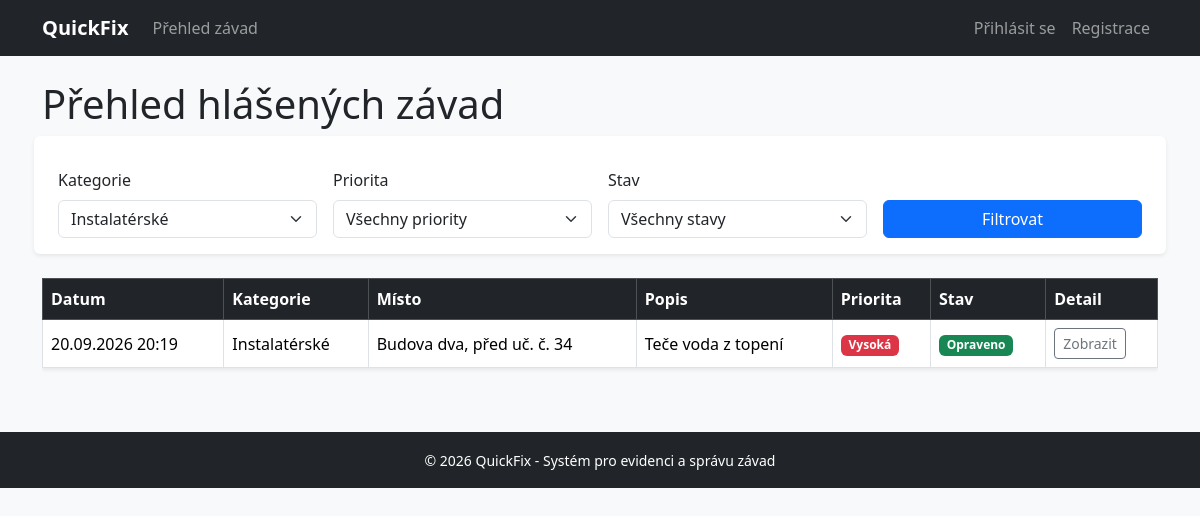
Screenshot of /index.php?kategorie=2 with the database file from the repository.
### tables this page shows
CREATE TABLE `zavady` (
  `id` int(11) NOT NULL,
  `uzivatel_id` int(11) NOT NULL,
  `kategorie_id` int(11) NOT NULL,
  `popis` text NOT NULL,
  `misto` varchar(255) NOT NULL,
  `priorita` enum('Nízká','Střední','Vysoká') DEFAULT 'Střední',
  `stav` enum('Nahlášeno','V řešení','Opraveno') DEFAULT 'Nahlášeno',
  `fotografie` varchar(255) DEFAULT NULL,
  `poznamka_technika` text DEFAULT NULL,
  `vytvoreno` timestamp NOT NULL DEFAULT current_timestamp()
);

CREATE TABLE `kategorie` (
  `id` int(11) NOT NULL,
  `nazev` varchar(100) NOT NULL
);

### index.php (the view, shortened to what this page needs)
<?php
require_once 'includes/db.php';
require_once 'includes/header.php';
$kategorie = $pdo->query("SELECT * FROM kategorie")->fetchAll();
$sql = "SELECT z.*, k.nazev AS kategorie_nazev, u.jmeno AS autor
        FROM zavady z
        JOIN kategorie k ON z.kategorie_id = k.id
        JOIN uzivatele u ON z.uzivatel_id = u.id
        WHERE 1=1";
$params = [];
if (!empty($_GET['kategorie'])) {
    $sql .= " AND z.kategorie_id = ?";
    $params[] = $_GET['kategorie'];
}
$sql .= " ORDER BY z.vytvoreno DESC";
$stmt = $pdo->prepare($sql);
$stmt->execute($params);
$zavady = $stmt->fetchAll();
?>
<h1 class="mb-4">Přehled hlášených závad</h1>
<form method="GET" class="row g-3 mb-4 bg-white p-3 rounded shadow-sm">
    <div class="col-md-3">
        <label class="form-label">Kategorie</label>
        <select name="kategorie" class="form-select">
            <?php foreach ($kategorie as $kat): ?>
                <option value="<?= $kat['id'] ?>" <?= ($_GET['kategorie'] ?? '') == $kat['id'] ? 'selected' : '' ?>>
                    <?= htmlspecialchars($kat['nazev']) ?>
                </option>
            <?php endforeach; ?>
        </select>
    </div>
    <div class="col-md-3">
        <label class="form-label">Priorita</label>
        <select name="priorita" class="form-select">
            <option value="">Všechny priority</option>
        </select>
    </div>
    <div class="col-md-3">
        <label class="form-label">Stav</label>
        <select name="stav" class="form-select">
            <option value="">Všechny stavy</option>
        </select>
    </div>
    <div class="col-md-3 d-flex align-items-end">
        <button type="submit" class="btn btn-primary w-100">Filtrovat</button>
    </div>
</form>
<div class="table-responsive">
    <table class="table table-bordered table-hover bg-white shadow-sm align-middle">
        <thead class="table-dark">
            <tr>
                <th>Datum</th>
                <th>Kategorie</th>
                <th>Místo</th>
                <th>Popis</th>
                <th>Priorita</th>
                <th>Stav</th>
                <th>Detail</th>
            </tr>
        </thead>
        <tbody>
            <?php if (count($zavady) > 0): ?>
                <?php foreach ($zavady as $z): ?>
                    <tr>
                        <td><?= date('d.m.Y H:i', strtotime($z['vytvoreno'])) ?></td>
                        <td><?= htmlspecialchars($z['kategorie_nazev']) ?></td>
                        <td><?= htmlspecialchars($z['misto']) ?></td>
                        <td><?= htmlspecialchars(mb_strimwidth($z['popis'], 0, 50, '...')) ?></td>
                        <td>
                            <?php
                            $badgeP = 'secondary';
                            if ($z['priorita'] === 'Vysoká') $badgeP = 'danger';
                            ?>
                            <span class="badge bg-<?= $badgeP ?>"><?= $z['priorita'] ?></span>
                        </td>
                        <td>
                            <?php
                            $badgeS = 'warning text-dark';
                            if ($z['stav'] === 'Opraveno') $badgeS = 'success';
                            ?>
                            <span class="badge bg-<?= $badgeS ?>"><?= $z['stav'] ?></span>
                        </td>
                        <td>
                            <a href="detail.php?id=<?= $z['id'] ?>" class="btn btn-sm btn-outline-secondary">Zobrazit</a>
                        </td>
                    </tr>
                <?php endforeach; ?>
            <?php else: ?>
                <tr>
                    <td colspan="7" class="text-center py-4 text-muted">Žádné závady nebyly nalezeny.</td>
                </tr>
            <?php endif; ?>
        </tbody>
    </table>
</div>
<?php require_once 'includes/footer.php'; ?>

### rows the page displays
zavady: vytvoreno "20.09.2026 20:19", kategorie.nazev "Instalatérské", misto "Budova dva, před uč. č. 34", popis "Teče voda z topení", priorita "Vysoká", stav "Opraveno"

### other values shown
form field kategorie "Instalatérské"
